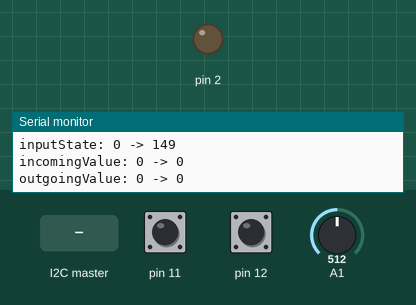
This sketch was run on a simulated Arduino Uno, built with avr-gcc and run on an emulated ATmega328P. On the bench: output pins drawn as LEDs (lit = HIGH), the last lines printed to the serial monitor. The test bench sets the inputs (shaded band); at power-on: pin 11 HIGH, pin 12 HIGH, A1 = 512.

Above: at 1.2 s.
1.3 s: the I2C master sends the byte 1
At 2.0 s:
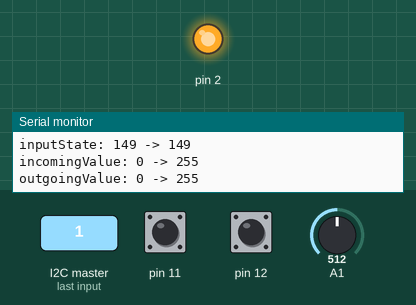
2.8 s: pin 11 pulled LOW for 0.15 s
Timing chart, 0 to 5.8 s (numbered marks = the images above; inputs shaded):
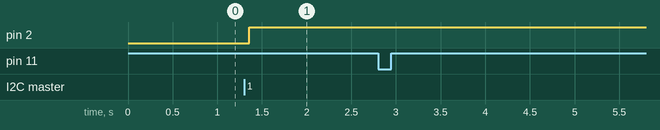

The sketch:

LightControlClient.ino
```cpp
// Light Control Client i2c
#define DEVMODE true

#define CHANNELCOUNT 3

#define I2CADRESS 8

#define PotiMulti 0.2925
#define PotiTolerance 2

#include <Wire.h>

struct channel_def
{
    byte type;
    byte d_i;
    byte d_o;
    byte a_i;
    byte a_o;
    byte inputState;
    byte inputLastState;
    byte incomingValue;
    byte incomingLastValue;
    byte outgoingValue;
    byte outgoingLastValue;
};
typedef struct channel_def Channel;
/* TYPES
 * 1 : Push Button
 * 2 : Reverse Button
 */

Channel channel[CHANNELCOUNT] = {
    {2, 11, 0, 0, 0, 0, 0, 0, 0, 0, 0},
    {3, 12, 2, 0, 0, 0, 0, 0, 0, 0, 0},
    {10, 0, 0, 1, 0, 0, 0, 0, 0, 0, 0}};

bool init1 = false;

void setup()
{
    Wire.begin(I2CADRESS);
    // register events
    Wire.onRequest(requestEvent);
    Wire.onReceive(receiveEvent);
    if (DEVMODE)
    {
        Serial.begin(38400); // start serial for output
        Serial.println("Start Slave");
    }
    for (int chanelIndex = 0; chanelIndex < CHANNELCOUNT; chanelIndex++)
    {
        if (channel[chanelIndex].d_i > 0)
        {
            pinMode(channel[chanelIndex].d_i, INPUT_PULLUP);
        }
        if (channel[chanelIndex].d_o > 0)
        {
            pinMode(channel[chanelIndex].d_o, OUTPUT);
        }
    }
}

void loop()
{
    bool onKeyUp;
    bool dState;
    int aState;
    byte tmp0;
    byte out;
    for (int chanelIndex = 0; chanelIndex < CHANNELCOUNT; chanelIndex++)
    {
        onKeyUp = false;
        switch (channel[chanelIndex].type)
        {
        case 1:
            dState = digitalRead(channel[chanelIndex].d_i);
            if (!dState)
            {
                channel[chanelIndex].inputState = 255;
            }
            else
            {
                channel[chanelIndex].inputState = 0;
            }
            out = channel[chanelIndex].inputState;
            if (channel[chanelIndex].d_o > 0)
            {
                if (channel[chanelIndex].incomingValue > 127)
                {
                    digitalWrite(channel[chanelIndex].d_o, HIGH);
                }
                else
                {
                    digitalWrite(channel[chanelIndex].d_o, LOW);
                }
            }
            break;
        case 2:
            onKeyUp = true;
        case 3:
            dState = digitalRead(channel[chanelIndex].d_i);
            if (!dState)
            {
                channel[chanelIndex].inputState = 255;
            }
            else
            {
                channel[chanelIndex].inputState = 0;
            }
            if (channel[chanelIndex].inputLastState != channel[chanelIndex].inputState)
            {
                out = channel[chanelIndex].outgoingValue;
                Serial.println((onKeyUp && channel[chanelIndex].inputLastState == 255));
                Serial.println((!onKeyUp && channel[chanelIndex].inputState == 255));
                if ((onKeyUp && channel[chanelIndex].inputLastState == 255) || (!onKeyUp && channel[chanelIndex].inputLastState == 0))
                {
                    if (channel[chanelIndex].outgoingValue > 127)
                    {
                        out = 0;
                    }
                    else
                    {
                        out = 255;
                    }
                }
            }
            if (channel[chanelIndex].d_o > 0)
            {
                if (channel[chanelIndex].incomingValue > 127)
                {
                    digitalWrite(channel[chanelIndex].d_o, HIGH);
                }
                else
                {
                    digitalWrite(channel[chanelIndex].d_o, LOW);
                }
            }
            break;
        case 10:
            aState = analogRead(channel[chanelIndex].a_i);
            // Serial.println(aState);
            channel[chanelIndex].inputState = map(aState, 0, 872, 0, 255);
            if (channel[chanelIndex].inputState < PotiTolerance)
            {
                channel[chanelIndex].inputState = 0;
            }
            else if (channel[chanelIndex].inputState > (255 - PotiTolerance))
            {
                channel[chanelIndex].inputState = 255;
            }
            else
            {
                // distance
                tmp0 = fabs(channel[chanelIndex].inputState - channel[chanelIndex].outgoingValue);
                if (tmp0 <= PotiTolerance)
                {
                    channel[chanelIndex].inputState = channel[chanelIndex].outgoingValue;
                }
            }
            out = channel[chanelIndex].inputState;
            break;
        default:
            out = channel[chanelIndex].inputState;
            Serial.println("No such Type");
        }
        if (channel[chanelIndex].inputState != channel[chanelIndex].inputLastState)
        {
            if (DEVMODE)
            {
                printStatus(chanelIndex, "mainloop");
            }
            channel[chanelIndex].inputLastState = channel[chanelIndex].inputState;
            channel[chanelIndex].outgoingValue = out;
        }
    }
}

void printStatus(int chanelIndex, char type[8])
{
    Serial.print("###  ");
    Serial.print(chanelIndex);
    Serial.print("  ###  ");
    Serial.print(type);
    Serial.println("  ###");
    Serial.print("inputState: ");
    Serial.print(channel[chanelIndex].inputLastState);
    Serial.print(" -> ");
    Serial.println(channel[chanelIndex].inputState);
    Serial.print("incomingValue: ");
    Serial.print(channel[chanelIndex].incomingLastValue);
    Serial.print(" -> ");
    Serial.println(channel[chanelIndex].incomingValue);
    Serial.print("outgoingValue: ");
    Serial.print(channel[chanelIndex].outgoingLastValue);
    Serial.print(" -> ");
    Serial.println(channel[chanelIndex].outgoingValue);
    // delay(100);
}

// function that executes whenever data is received from master
// this function is registered as an event, see setup()
void receiveEvent(int howMany)
{
    for (int chanelIndex = 0; chanelIndex < CHANNELCOUNT; chanelIndex++)
    {
        channel[chanelIndex].incomingValue = Wire.read();
        if (channel[chanelIndex].incomingValue != channel[chanelIndex].incomingLastValue)
        {
            channel[chanelIndex].outgoingValue = channel[chanelIndex].incomingValue;
            if (DEVMODE)
            {

                printStatus(chanelIndex, "incoming");
            }
            channel[chanelIndex].incomingLastValue = channel[chanelIndex].incomingValue;
        }
    }
}

void requestEvent()
{
    for (int chanelIndex = 0; chanelIndex < CHANNELCOUNT; chanelIndex++)
    {
        Wire.write(channel[chanelIndex].outgoingValue);
        if (channel[chanelIndex].outgoingValue != channel[chanelIndex].outgoingLastValue)
        {
            if (DEVMODE)
            {
                printStatus(chanelIndex, "outgoing");
            }
            channel[chanelIndex].outgoingLastValue = channel[chanelIndex].outgoingValue;
        }
    }
}
```

Measured:
- after the input at 1.3 s, pin 2: LOW → HIGH after 0.06 s
